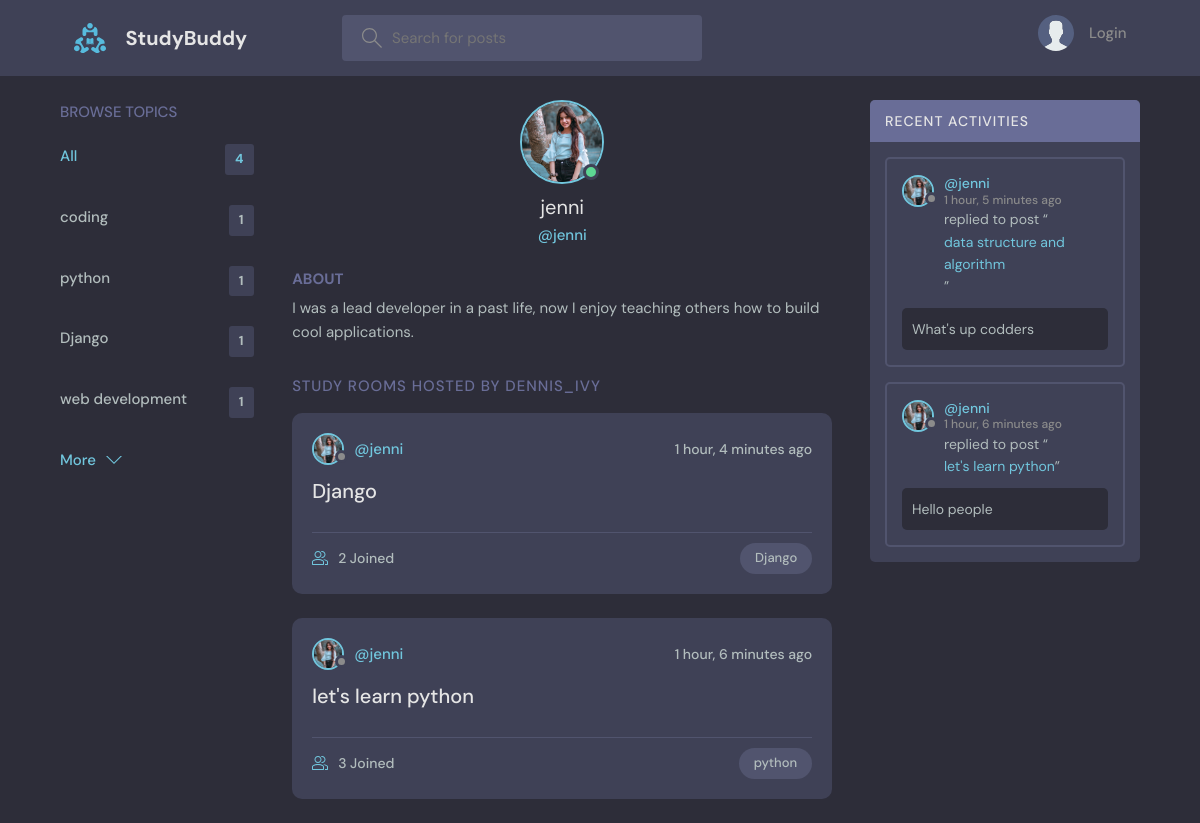
Screenshot of /profile/5/ with the database file from the repository.
### base/models.py (models this page shows, shortened)
class Topic(models.Model):
    name = models.CharField(max_length=200)

class User(AbstractUser):
    name = models.CharField(max_length=200, null=True)
    email = models.EmailField( null=True)
    bio = models.TextField(null=True,blank=True)
    avatar = models.ImageField(null=True, default="avatar.svg")
    REQUIRED_FIELDS = []

class Room(models.Model):
    host = models.ForeignKey(User, on_delete=models.SET_NULL, null=True)
    topic = models.ForeignKey(Topic, on_delete=models.SET_NULL, null=True)
    name = models.CharField(max_length=200)
    description = models.TextField(null=True, blank=True)
    participants = models.ManyToManyField(
        User, related_name='participants', blank=True)
    updated = models.DateTimeField(auto_now=True)
    created = models.DateTimeField(auto_now_add=True)
    class Meta:
        ordering = ['-updated', '-created']
    def __str__(self):
        return self.name

class Message(models.Model):
    user = models.ForeignKey(User, on_delete=models.CASCADE)
    room = models.ForeignKey(Room, on_delete=models.CASCADE)
    body = models.TextField()
    updated = models.DateTimeField(auto_now=True)
    created = models.DateTimeField(auto_now_add=True)
    class Meta:
        ordering = ['-updated', '-created']

### base/views.py (the view)
# urls.py: path('profile/<str:pk>/', views.userProfile, name="user-profile"),
def userProfile(request, pk):
    user = User.objects.get(id=pk)
    rooms = user.room_set.all()
    room_messages = user.message_set.all()
    topics = Topic.objects.all()
    context = {'user': user, 'rooms': rooms,
               'room_messages': room_messages, 'topics': topics}
    return render(request, 'base/profile.html', context)

### base/templates/base/profile.html (shortened to what this page needs)
{% extends 'main.html' %}
{% block content %}
<main class="profile-page layout layout--3">
  <div class="container">
    {% include 'base/topics_component.html' %}
    <div class="roomList">
      <div class="profile">
        <div class="profile__avatar">
          <div class="avatar avatar--large active">
            <img src="{{user.avatar.url}}" />
          </div>
        </div>
        <div class="profile__info">
          <h3>{{user.name}}</h3>
          <p>@{{user.username}}</p>
        </div>
        <div class="profile__about">
          <h3>About</h3>
          <p>
            {{user.bio}}
          </p>
        </div>
      </div>
      <div class="roomList__header">
        <div>
          <h2>Study Rooms Hosted by dennis_ivy</a>
          </h2>
        </div>
      </div>
      {% include 'base/feed_component.html' %}
    </div>
    {% include 'base/activity_component.html' %}
  </div>
</main>
{% endblock content %}

### templates/main.html (shortened to what this page needs)
<!DOCTYPE html>
{% load static %}
<html lang="en">
<head>
    <link rel="stylesheet" href="{% static 'styles/style.css' %}" />
</head>
<body>
    {% include 'navbar.html' %}
    {% block content %}
    {% endblock %}
</body>
</html>

### templates/navbar.html (shortened to what this page needs)
{% load static %}
<header class="header header--loggedIn">
    <div class="container">
        <a href="{% url 'home' %}" class="header__logo">
            <img src="{% static 'images/logo.svg' %}" />
            <h1>StudyBuddy</h1>
        </a>
        <form class="header__search" method="GET" action="{% url 'home' %}">
            <label>
                <input name="q" placeholder="Search for posts" />
            </label>
        </form>
        <nav class="header__menu">
            {% if request.user.is_authenticated %}
            <div class="header__user">
                <a href="{% url 'user-profile' request.user.id %}">
                    <div class="avatar avatar--medium active">
                        <img src="{{request.user.avatar.url}}" />
                    </div>
                    <p>{{request.user.username}} <span>@{{request.user.username}}</span></p>
                </a>
                <button class="dropdown-button">
                    <svg version="1.1" xmlns="http://www.w3.org/2000/svg" width="32" height="32" viewBox="0 0 32 32">
                        <title>chevron-down</title>
                        <path d="M16 21l-13-13h-3l16 16 16-16h-3l-13 13z"></path>
                    </svg>
                </button>
            </div>
            {% else %}
            <a href="{% url 'login' %}">
                <img src="{% static 'images/avatar.svg' %}" />
                <p>Login</p>
            </a>
            {% endif %}
        </nav>
    </div>
</header>

### base/templates/base/topics_component.html
<div class="topics">
    <div class="topics__header">
        <h2>Browse Topics</h2>
    </div>
    <ul class="topics__list">
        <li>
            <a href="{% url 'home' %}" class="active">All <span>{{topics.count}}</span></a>
        </li>
        {% for topic in topics %}
        <li>
            <a href="{% url 'home' %}?q={{topic.name}}">{{topic.name}}<span>{{topic.room_set.all.count}}</span></a>
        </li>
        {% endfor %}
    </ul>
    <a class="btn btn--link" href="{% url 'topics' %}">
        More
        <svg version="1.1" xmlns="http://www.w3.org/2000/svg" width="32" height="32" viewBox="0 0 32 32">
            <title>chevron-down</title>
            <path d="M16 21l-13-13h-3l16 16 16-16h-3l-13 13z"></path>
        </svg>
    </a>
</div>

### base/templates/base/feed_component.html (shortened to what this page needs)
{% for room in rooms %}
<div class="roomListRoom">
    <div class="roomListRoom__header">
        <a href="{% url 'user-profile' room.host.id %}" class="roomListRoom__author">
            <div class="avatar avatar--small">
                <img src="{{room.host.avatar.url}}" />
            </div>
            <span>@{{room.host.username}}</span>
        </a>
        <div class="roomListRoom__actions">
            <span>{{room.created|timesince}} ago</span>
        </div>
    </div>
    <div class="roomListRoom__content">
        <a href="{% url 'room' room.id %}">{{room.name}}</a>
    </div>
    <div class="roomListRoom__meta">
        <a href="{% url 'room' room.id %}" class="roomListRoom__joined">
            {{room.participants.all.count}} Joined
        </a>
        <p class="roomListRoom__topic">{{room.topic.name}}</p>
    </div>
</div>
{% endfor %}

### base/templates/base/activity_component.html (shortened to what this page needs)
<div class="activities">
    <div class="activities__header">
        <h2>Recent Activities</h2>
    </div>
    {% for message in room_messages %}
    <div class="activities__box">
        <div class="activities__boxHeader roomListRoom__header">
            <a href="{% url 'user-profile' message.user.id %}" class="roomListRoom__author">
                <div class="avatar avatar--small">
                    <img src="{{message.user.avatar.url}}" />
                </div>
                <p>
                    @{{message.user.username}}
                    <span>{{message.created|timesince}} ago</span>
                </p>
            </a>
        </div>
        <div class="activities__boxContent">
            <p>replied to post “<a href="{% url 'room' message.room.id %}">{{message.room}}</a>”</p>
            <div class="activities__boxRoomContent">{{message.body}}</div>
        </div>
    </div>
    {% endfor %}
</div>

### rows the page displays
Topic: name "coding", room_set.all.count "1"
Topic: name "python", room_set.all.count "1"
Topic: name "Django", room_set.all.count "1"
Topic: name "web development", room_set.all.count "1"
User: avatar (picture), name "jenni", username "jenni", bio "I was a lead developer in a past life, now I enjoy teaching others how to build cool applications."
Room: host.avatar (picture), host.username "jenni", created "1 hour, 4 minutes", name "Django", participants.all.count "2", topic.name "Django"
Room: host.avatar (picture), host.username "jenni", created "1 hour, 6 minutes", name "let's learn python", participants.all.count "3", topic.name "python"
Message: user.avatar (picture), user.username "jenni", created "1 hour, 5 minutes", room "data structure and algorithm", body "What's up codders"
Message: user.avatar (picture), user.username "jenni", created "1 hour, 6 minutes", room "let's learn python", body "Hello people"

### other values shown
{{ topics.count }} "4"
